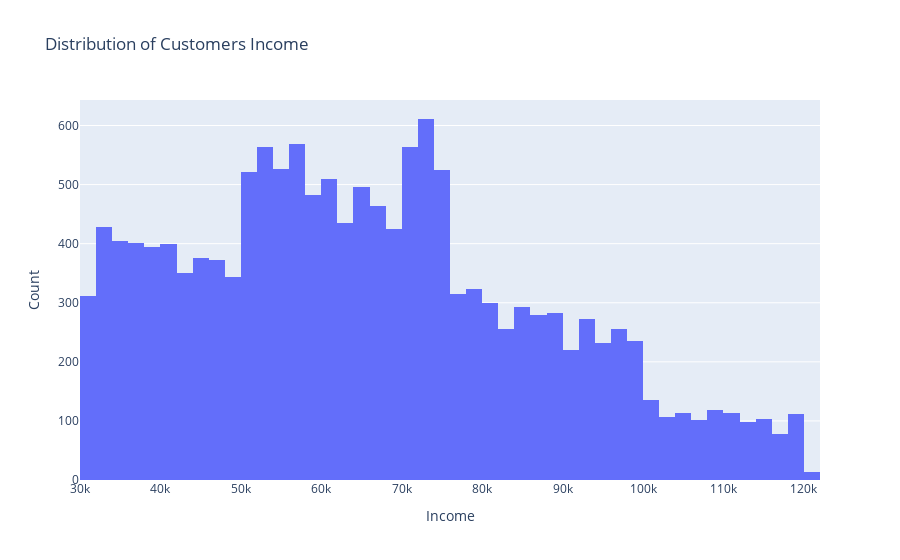

This figure's notebook cell:
### Code cell
import plotly.graph_objects as go

# Create a histogram for the customers' income
fig = go.Figure(
    data=[go.Histogram(x=profile_clean['income'].dropna(), nbinsx=50)])

# Set plot title and labels
fig.update_layout(title_text='Distribution of Customers Income',
                  xaxis_title='Income', yaxis_title='Count')

fig.show()

### Figure 1 — Plotly figure (JSON) as saved in the notebook; plotly's stock layout.template omitted (floating-point values rounded to 4 significant figures; data arrays with more than 128 entries replaced by an {"elided": "..."} marker saying what was removed)
{"data": [{"nbinsx": 50, "type": "histogram", "x": {"elided": "14825 int values"}}], "layout": {"title": {"text": "Distribution of Customers Income"}, "xaxis": {"title": {"text": "Income"}}, "yaxis": {"title": {"text": "Count"}}}}
